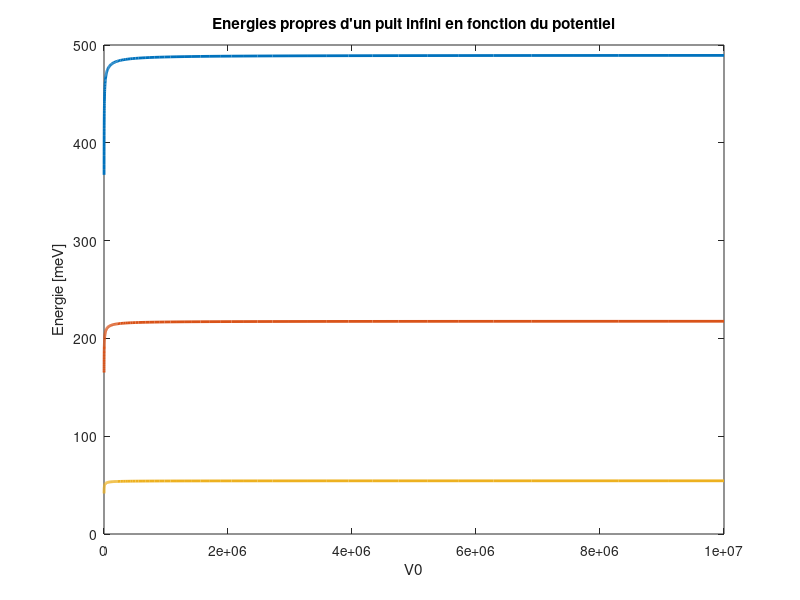

Here is the MATLAB script that generated this plot:
clear

% Constantes
a = 10e-9;
me = 9.1091e-31;
meff = 0.067*me;
e = 1.620176565e-19;
hbar = 6.626e-34/2/pi;
E0 = hbar^2 * pi^2 / (2*meff*a^2)/e*1e3;
V0 = logspace(3, 7, 100); % logspace(a, b c) : vecteur de taille c de 10^a à 10^b

% Normalisation du potentiel
v0 = V0/E0;

% Pour potentiel lisse
w_potentiel = 1;
v_A = v0 ; v_B = 0;

nmodes = 3;
options.disp = 0;

% Paramètres
Lb = 5;
N = 10e2;
delt = Lb/N;
xb = -Lb/2 + Lb/N*(0:N);

ee = ones(N+1, 1);
Lap = spdiags([ee -2*ee ee], [-1 0 1], N+1, N+1);

% Fonctions des différents types de potentiels V(x)
lisse = @(x, n, vA, v_B) v_A + (v_B - v_A) * exp(- ((2 * x) / w_potentiel).^(2 * n));
rectangulaire = @(x, v0) v0 * (abs(x) > 0.5);

EEn = []; % Matrice vide

% Boucle
for p = 1 : length(v0)

  % Définition de V(x)
	vn = rectangulaire(xb, v0(p));

  % Définition matrice à résoudre numériquement
	A = -1/pi^2 / delt^2 * Lap + spdiags(vn.', 0, N+1, N+1);

  % Vecteurs propres (fct d'onde psi) et valeurs propres (energie En)
	[psi, En] = eigs(A, nmodes, 'sm', options); % 'sm' : les plus petites

  % diag(A, n) : diagonalise A selon diagonale n
	En = diag(En);

  % MAJ de EEn
	EEn = [EEn En];
end

% Dénormalisation
V0 = E0*v0;
EEn = E0*EEn;

plot(V0, EEn, 'linewidth', 2)
title("Energies propres d'un puit infini en fonction du potentiel")
xlabel("V0")
ylabel("Energie [meV]")
